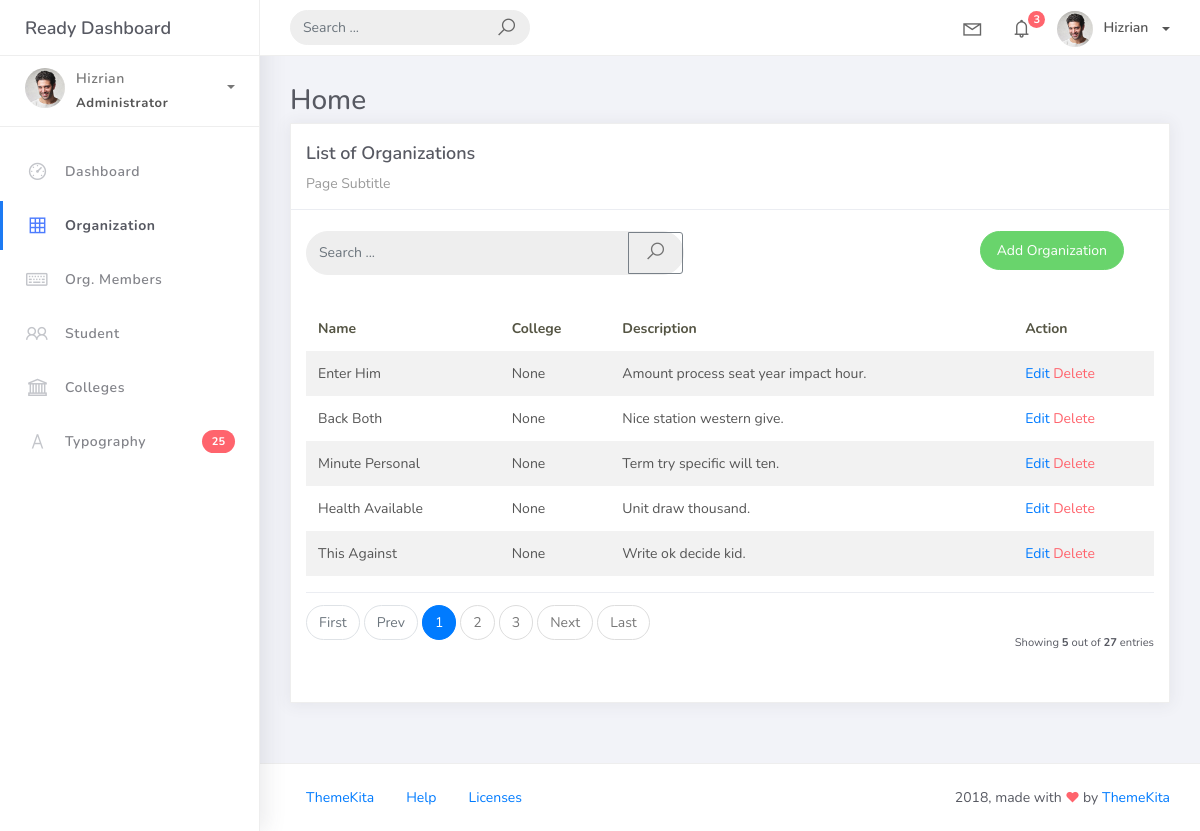
Page /organization_list/ on the earlier database version.
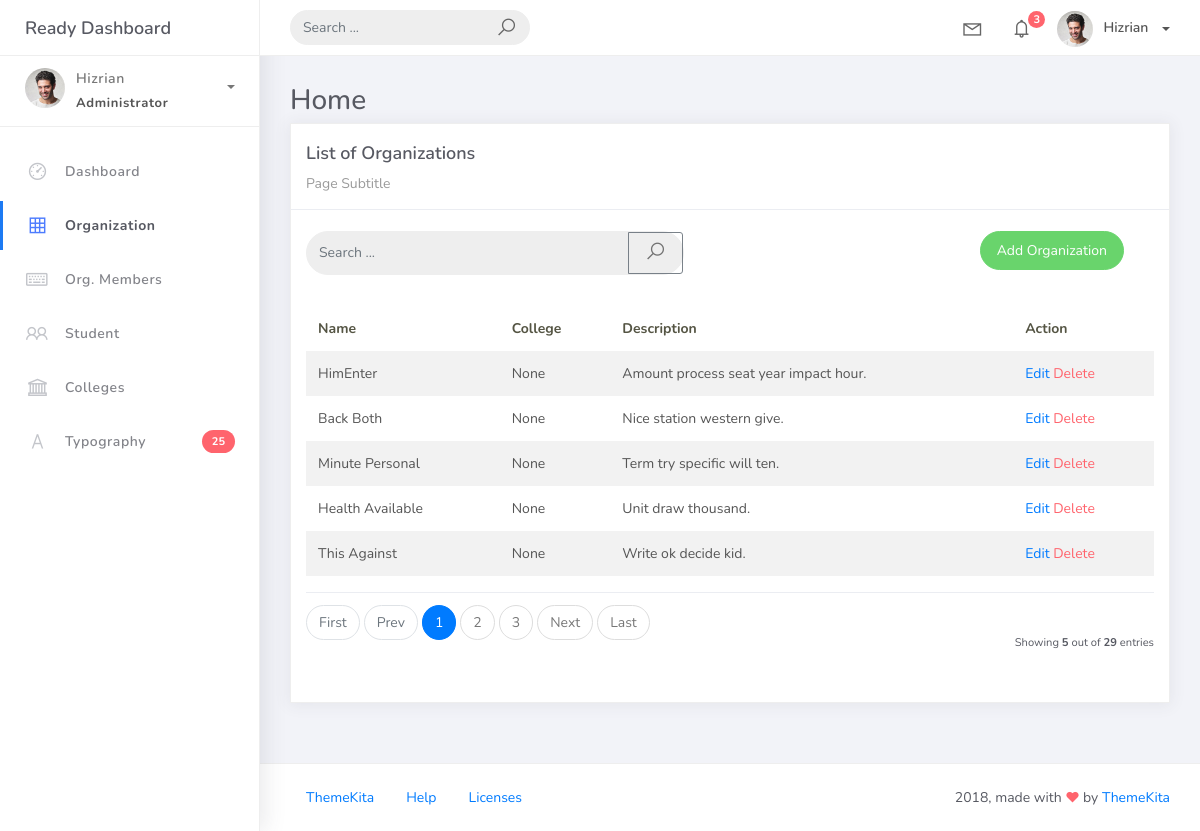
Same page on the later database version.
### studentorg/models.py (models this page shows, shortened)
class BaseModel(models.Model):
    created_at = models.DateTimeField(auto_now_add=True, db_index=True)
    updated_at = models.DateTimeField(auto_now=True)
    class Meta:
        abstract = True

class Organization(BaseModel):
    name = models.CharField(max_length=250)
    college = models.ForeignKey(College, on_delete=models.CASCADE, null=True, blank=True)
    description = models.CharField(max_length=500)

### studentorg/views.py (the view)
# urls.py: path('organization_list/', OrganizationList.as_view(), name='organization-list'),
class OrganizationList(ListView):
    model = Organization
    context_object_name = 'organization' # This will pass the list of organizations as 'organization' to org_list.html
    template_name = 'org_list.html'
    paginate_by = 5
    def get_queryset(self, *args, **kwargs):
        qs = super().get_queryset(*args, **kwargs)
        query = self.request.GET.get('q')
        if query:
            return qs.filter(
                Q(name__icontains=query) |
                Q(description__icontains=query) |
                Q(college__college_name__icontains=query) # Assuming you want to search by college name
            )
        return qs

### templates/org_list.html
{% extends 'base.html' %} {% load static %} {% block content %}
<div class="content">
<div class="container-fluid">
<h4>Home</h4>
<div class="row">
<div class="col-md-12">
<div class="card">
<div class="card-header">
<div class="card-title">List of Organizations</div>
<div class="card-category">Page Subtitle</div>
</div>
<br/>
<div class="col-md-12 row">
<div class="col-md-6">
<form class="navbar-left navbar-form nav-search mr-md-3" action="">
<div class="input-group">
<input type="text" name="q" placeholder="Search ..." class="form-control" />
<div class="input-group-append">
<button class="btn btn-outline-secondary" type="submit" aria-label="Search">
  <i class="la la-search search-icon"></i>
</button>
</div>
</div>
</form>
</div>
<div class="col-md-6">
<div class="pull-right">
<a href="{% url 'organization-add' %}" class="btn btn-success btn-rounded">Add Organization</a>
</div>
</div>
</div>
<div class="card-body">
<table class="table table-striped mt-3">
<thead>
<tr>
<th scope="col">Name</th>
<th scope="col">College</th>
<th scope="col">Description</th>
<th scope="col">Action</th>
</tr>
</thead>
<tbody>
{% for object in object_list %}
<tr>
<td>{{ object.name }}</td>
<td>{{ object.college }}</td>
<td>{{ object.description }}</td>
<td>
  <a href="{% url 'organization-update' pk=object.id %}">Edit</a>
  <a href="{% url 'organization-delete' pk=object.id %}" class="text-danger">Delete</a>
</td>
</tr>
{% empty %}
<td colspan="4" style="text-align: center">
<p class="text-sm font-weight-bold mb-0">No Records Found</p>
</td>
</tr>
{% endfor %}
</tbody>
</table>
{% include 'includes/pagination.html' %}
</div>
</div>
</div>
</div>
</div>
</div>
{% endblock %}

Differences in the rows shown:
changed Organization "Amount process seat year impact hour.": name "Enter Him" → "HimEnter"
Other differences:
{{ paginator.count }}: "27" → "29"
